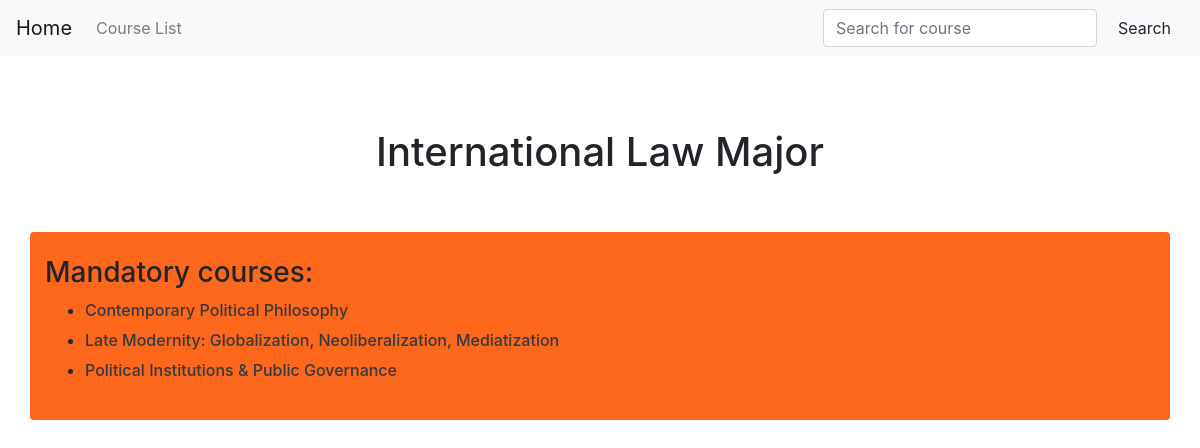
The page /studytool_app/major/International Law/ on the database its author committed.
### studytool_app/models.py (models this page shows, shortened)
class Major(models.Model):
    name = models.CharField(max_length = 200)
    courses_mandatory = models.ManyToManyField(Course)
    num_selected = models.IntegerField(null = True, blank = True)
    courses_selected = models.ManyToManyField(Course, related_name = "selected", null = True, blank = True)
    note = models.CharField(max_length = 3000, blank = True)

class Course(models.Model):
    name = models.CharField(max_length = 200)
    code = models.CharField(max_length = 200)
    coordinator = models.CharField(max_length = 200, blank = True)
    euc_coordinator = models.CharField(max_length = 200)
    euc_coordinator_email = models.EmailField(max_length = 100,  blank = True)
    prereqs = models.CharField(max_length = 3000, blank = True)
    level = models.IntegerField()
    quad = models.IntegerField()
    blurb = models.CharField(max_length = 3000, blank = True)
    note = models.CharField(max_length = 3000, blank = True)

### studytool_app/views.py (the view)
# urls.py: path("major/<str:major_name>/", views.major, name = "major"),
def major(request, major_name):
    major = Major.objects.get(name = major_name)
    context = {"major": major}
    return render(request, 'studytool_app/major.html', context)

### studytool_app/templates/studytool_app/major.html (shortened to what this page needs)
{% extends "studytool_app/parent.html" %}
{% block body %}
<br>
<br>
<h1><center>{{major.name}} Major </center></h1>
<br>
<br>
<div class="container rounded" style ="background-color: #fc671b">
  <br>
  <h3> Mandatory courses: </h3>
  <ul>
    {% for course in major.courses_mandatory.all %}
      <li> <h6><a href="{% url 'studytool_app:course' course.name %}" class="text-dark"> {{course.name}} </a></h6> </li>
    {% endfor %}
  </ul>
  <br>
</div>
  <br>
<br>
{% endblock %}

### rows shown on the page
Major: name "International Law"
Course: name "Contemporary Political Philosophy"
Course: name "Late Modernity: Globalization, Neoliberalization, Mediatization"
Course: name "Political Institutions & Public Governance"
